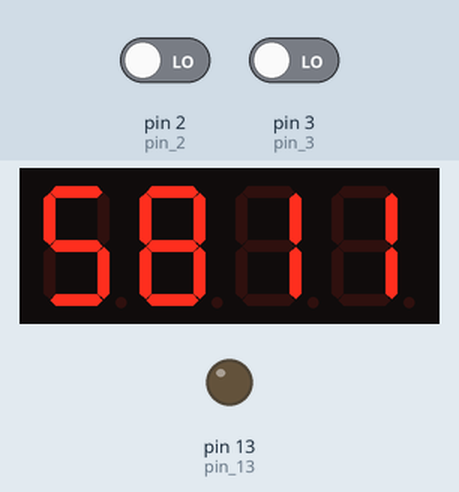
A sketch run on a simulated Arduino Uno, built with avr-gcc and run on an emulated ATmega328P. Shown: 4-digit seven-segment display, output pins drawn as LEDs (lit = HIGH). Wiring (inferred from the names in the program): 4-digit 7-segment display, segments lit when LOW: segments pin 11, pin 7, pin 4, pin 0, pin 1, pin 10, pin 5; digit selects pin 12, pin 9, pin 8, pin 6. Dashed ring = blinking. The inputs (shaded band) are chosen by the test bench; at power-on: pin 2 (pin_2) LOW, pin 3 (pin_3) LOW. The segment pins are drawn as the display they are named for; pins used as bus, display or sensor lines are not drawn.

Above: at 1.2 s.
1.3 s: pin 2 (pin_2) driven HIGH
At 1.61 s:
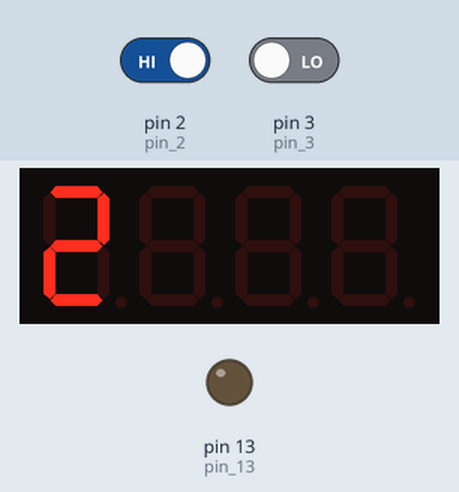
2.8 s: pin 3 (pin_3) driven HIGH
At 4.6 s:
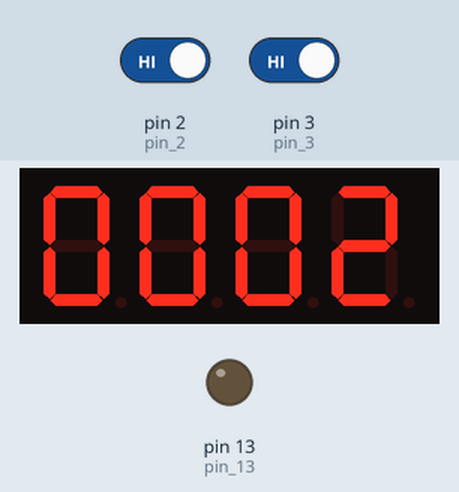
4.8 s: pin 3 (pin_3) driven LOW
At 5.3 s:
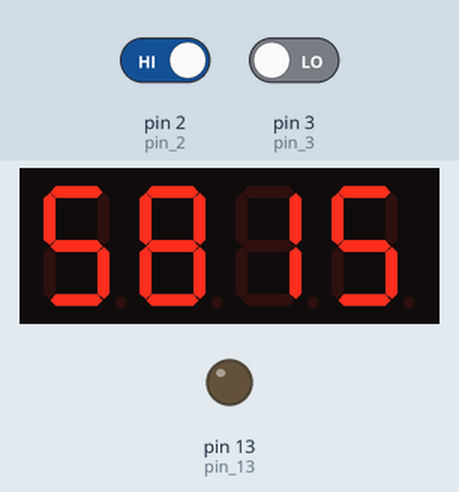
6.5 s: pin 2 (pin_2) driven LOW
At 7.31 s:
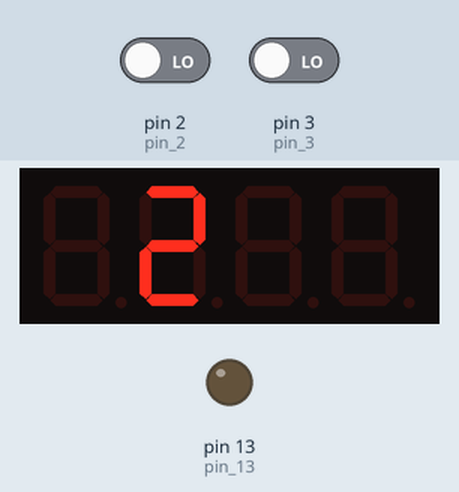
8.0 s: pin 3 (pin_3) driven HIGH
At 10.29 s:
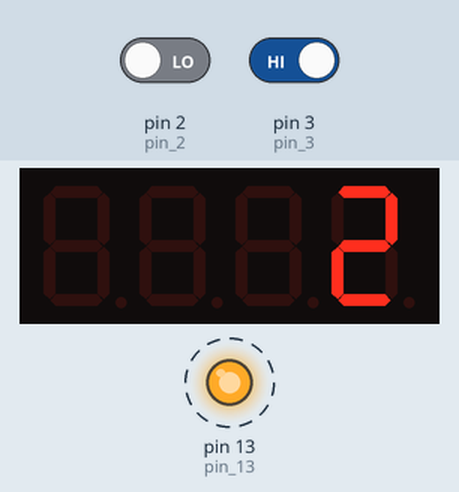
11.0 s: pin 2 (pin_2) driven HIGH
At 13.31 s:
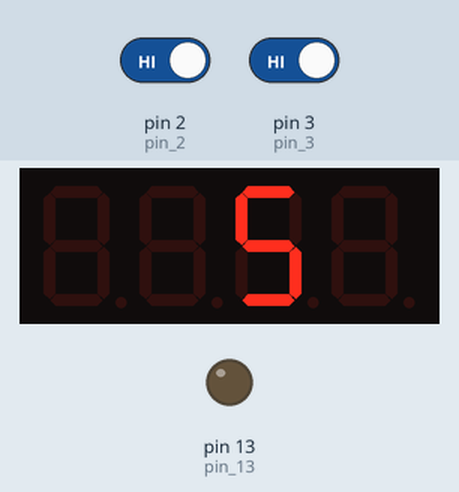
Timing chart, 0 to 14.5 s (numbered marks = the images above; inputs shaded):
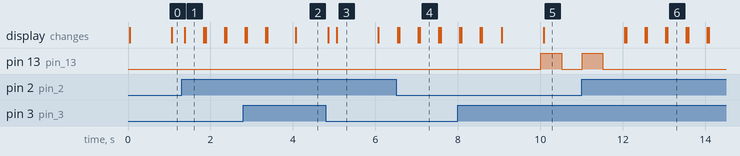

The sketch:

Cedric_Samuel_13218060_Jam_Digital.ino
```cpp
/*******************************************************
Project : Tugas Jam Digital
Nama    : Cedric Samuel
NIM     : 13218060
*******************************************************/

#include <TimerOne.h>
#define A 11
#define B 7
#define C 4
#define D 0
#define E 1
#define F 10
#define G 5

// Common Anode Pins
#define CA1 12
#define CA2 9
#define CA3 8
#define CA4 6

// Interrupt pin
int pin_2=2;
int pin_3=3;

// Alarm pin
int pin_13=13;

const int segment[7] = {A,B,C,D,E,F,G};
int i;

int arr_0[7] = {0,0,0,0,0,0,1};       //angka 0
int arr_1[7] = {1,0,0,1,1,1,1};       //angka 1
int arr_2[7] = {0,0,1,0,0,1,0};       //angka 2
int arr_3[7] = {0,0,0,0,1,1,0};       //angka 3
int arr_4[7] = {1,0,0,1,1,0,0};       //angka 4
int arr_5[7] = {0,1,0,0,1,0,0};       //angka 5
int arr_6[7] = {0,1,0,0,0,0,0};       //angka 6
int arr_7[7] = {0,0,0,1,1,1,1};       //angka 7
int arr_8[7] = {0,0,0,0,0,0,0};       //angka 8
int arr_9[7] = {0,0,0,0,1,0,0};       //angka 9

void setup() {
  pinMode(A, OUTPUT);
  pinMode(B, OUTPUT);
  pinMode(C, OUTPUT);
  pinMode(D, OUTPUT);
  pinMode(E, OUTPUT);
  pinMode(F, OUTPUT);
  pinMode(G, OUTPUT);
  pinMode(CA1, OUTPUT);
  pinMode(CA2, OUTPUT);
  pinMode(CA3, OUTPUT);
  pinMode(CA4, OUTPUT);
  pinMode(pin_2, INPUT);
  pinMode(pin_3, INPUT);
  pinMode(pin_13, OUTPUT);
  Timer1.initialize(1000000);
  Timer1.attachInterrupt(blink1);
  //ISR_PCINT - untuk tampilan mode 2 (display jam dan menit)
  attachInterrupt(digitalPinToInterrupt(2), ISR_PCINT, HIGH);
  //ISR_stopwatch - untuk mode stopwatch
  attachInterrupt(digitalPinToInterrupt(3), ISR_stopwatch, HIGH);
}

// fungsi print / display 7 segment
void display7seg (int number)
{
  if(number==0)
    {
      for(i=0;i<7;i++)
      {digitalWrite(segment[i],arr_0[i]);};
    }
  else if(number==1)
    {
      for(i=0;i<7;i++)
      {digitalWrite(segment[i],arr_1[i]);};
    }
  else if(number==2)
    {
      for(i=0;i<7;i++)
      {digitalWrite(segment[i],arr_2[i]);};
    }
  else if(number==3)
    {
      for(i=0;i<7;i++)
      {digitalWrite(segment[i],arr_3[i]);};
    }
  else if(number==4)
    {
      for(i=0;i<7;i++)
      {digitalWrite(segment[i],arr_4[i]);};
    }
  else if(number==5)
    {
      for(i=0;i<7;i++)
      {digitalWrite(segment[i],arr_5[i]);};
    }
  else if(number==6)
    {
      for(i=0;i<7;i++)
      {digitalWrite(segment[i],arr_6[i]);};
    }
  else if(number==7)
    {
      for(i=0;i<7;i++)
      {digitalWrite(segment[i],arr_7[i]);};
    }
  else if(number==8)
   {
      for(i=0;i<7;i++)
      {digitalWrite(segment[i],arr_8[i]);};
    }
  else if(number==9)
    {
      for(i=0;i<7;i++)
      {digitalWrite(segment[i],arr_9[i]);};
    }
}

long int counter=225810;      // counter merupakan variabel yang menyimpan waktu saat ini
long int alarm=225820;        // alarm merupakan variabel yang menyimpan waktu kapan alarm akan berbunyi (alarm akan menyala)
long int stopwatch_counter=0; // stopwatch menampilkan menit dan detik
int mode=1;
int mode_stopwatch=0;
void blink1(void)
{
 counter=counter+1;
 stopwatch_counter=stopwatch_counter+1;
}

void loop() {
  int ratusan_ribu, puluhan_ribu, satuan_ribu, ratusan, puluhan, satuan;
  // digunakan tanda >= untuk mengatasi masalah ketika interupsi terjadi di detik ke-59
  //kasus menit-detik
  if((counter%100)>=60)
    {counter = counter+40;};

  //kasus jam-menit
  if((counter%10000) >=6000)
    {counter=counter+4000;};

  //kasus 23:59:59 ke 00:00:00
  if(counter>=240000)
    {counter=0;};

  //kasus alarm
  if(alarm==counter)
    {
      digitalWrite(pin_13, HIGH);
      delay(500);
      digitalWrite(pin_13, LOW);
      delay(500);
      digitalWrite(pin_13, HIGH);
      delay(500);
      digitalWrite(pin_13, LOW);
      delay(500);
    };

  ratusan_ribu = (counter/100000);
  puluhan_ribu = ((counter%100000)/10000);
  satuan_ribu = ((counter%10000)/1000);
  ratusan = ((counter%1000)/100);
  puluhan = ((counter%100)/10);
  satuan = (counter%10);

 //display mode 2 (jam dan menit)
  if(mode==2)
  {
 //display angka ratusan_ribu
 digitalWrite(CA1, HIGH);
 digitalWrite(CA2, LOW);
 digitalWrite(CA3, LOW);
 digitalWrite(CA4, LOW);
 display7seg(ratusan_ribu);
 delay(500);

//display angka puluhan_ribu
 digitalWrite(CA1, LOW);
 digitalWrite(CA2, HIGH);
 digitalWrite(CA3, LOW);
 digitalWrite(CA4, LOW);
 display7seg(puluhan_ribu);
 delay(500);

 //display angka satuan_ribu
 digitalWrite(CA1, LOW);
 digitalWrite(CA2, LOW);
 digitalWrite(CA3, HIGH);
 digitalWrite(CA4, LOW);
 display7seg(satuan_ribu);
 delay(500);

 //display angka ratusan
 digitalWrite(CA1, LOW);
 digitalWrite(CA2, LOW);
 digitalWrite(CA3, LOW);
 digitalWrite(CA4, HIGH);
 display7seg(ratusan);
 delay(500);
  mode=1;
  };

 //kasus stopwatch
 if(mode_stopwatch==1)
 {
  int ratusan_ribu_stopwatch, puluhan_ribu_stopwatch, satuan_ribu_stopwatch, ratusan_stopwatch, puluhan_stopwatch, satuan_stopwatch;
  //kasus menit-detik
  if((stopwatch_counter%100)>=60)
    {stopwatch_counter = stopwatch_counter+40;};

  //kasus jam-menit
  if((stopwatch_counter%10000) >=6000)
    {stopwatch_counter=stopwatch_counter+4000;};

  ratusan_ribu_stopwatch = (stopwatch_counter/100000);
  puluhan_ribu_stopwatch = ((stopwatch_counter%100000)/10000);
  satuan_ribu_stopwatch = ((stopwatch_counter%10000)/1000);
  ratusan_stopwatch = ((stopwatch_counter%1000)/100);
  puluhan_stopwatch = ((stopwatch_counter%100)/10);
  satuan_stopwatch = (stopwatch_counter%10);

 //display angka satuan_ribu_stopwatch
 digitalWrite(CA1, HIGH);
 digitalWrite(CA2, LOW);
 digitalWrite(CA3, LOW);
 digitalWrite(CA4, LOW);
 display7seg(satuan_ribu_stopwatch);
 delay(3);

 //display angka ratusan_stopwatch
 digitalWrite(CA1, LOW);
 digitalWrite(CA2, HIGH);
 digitalWrite(CA3, LOW);
 digitalWrite(CA4, LOW);
 display7seg(ratusan_stopwatch);
 delay(3);

//display angka puluhan_stopwatch
 digitalWrite(CA1, LOW);
 digitalWrite(CA2, LOW);
 digitalWrite(CA3, HIGH);
 digitalWrite(CA4, LOW);
 display7seg(puluhan_stopwatch);
 delay(3);

 //display angka satuan_stopwatch
 digitalWrite(CA1, LOW);
 digitalWrite(CA2, LOW);
 digitalWrite(CA3, LOW);
 digitalWrite(CA4, HIGH);
 display7seg(satuan_stopwatch);
 delay(3);
 };

 if(mode_stopwatch==0){
 // display mode 1 (menit dan detik)
 //display angka satuan_ribu
 digitalWrite(CA1, HIGH);
 digitalWrite(CA2, LOW);
 digitalWrite(CA3, LOW);
 digitalWrite(CA4, LOW);
 display7seg(satuan_ribu);
 delay(3);

 //display angka ratusan
 digitalWrite(CA1, LOW);
 digitalWrite(CA2, HIGH);
 digitalWrite(CA3, LOW);
 digitalWrite(CA4, LOW);
 display7seg(ratusan);
 delay(3);

//display angka puluhan
 digitalWrite(CA1, LOW);
 digitalWrite(CA2, LOW);
 digitalWrite(CA3, HIGH);
 digitalWrite(CA4, LOW);
 display7seg(puluhan);
 delay(3);

 //display angka satuan
 digitalWrite(CA1, LOW);
 digitalWrite(CA2, LOW);
 digitalWrite(CA3, LOW);
 digitalWrite(CA4, HIGH);
 display7seg(satuan);
 delay(3);
 };
}

// ISR_PCINT berfungsi untuk mengubah mode tampilan (dari menit-detik menjadi jam-menit)
void ISR_PCINT()
{
  if (mode == 1){
    mode = 2;
  }
};

//ISR_stopwatch berfungsi untuk mengatur start dan stop dari mode stopwatch
void ISR_stopwatch()
{
  if (mode_stopwatch==0){
    mode_stopwatch=1;
    stopwatch_counter=0;
  }
  else
     {mode_stopwatch=0;};
};
```

Measured:
- after the input at 1.3 s, the display: changes after 0.08 s (image 1)
- after the input at 6.5 s, the display: first changes at once (image 4 shows a later state)
- what the display in image 1 shows lasts 0.4 s, from 1.4 s to 1.8 s
